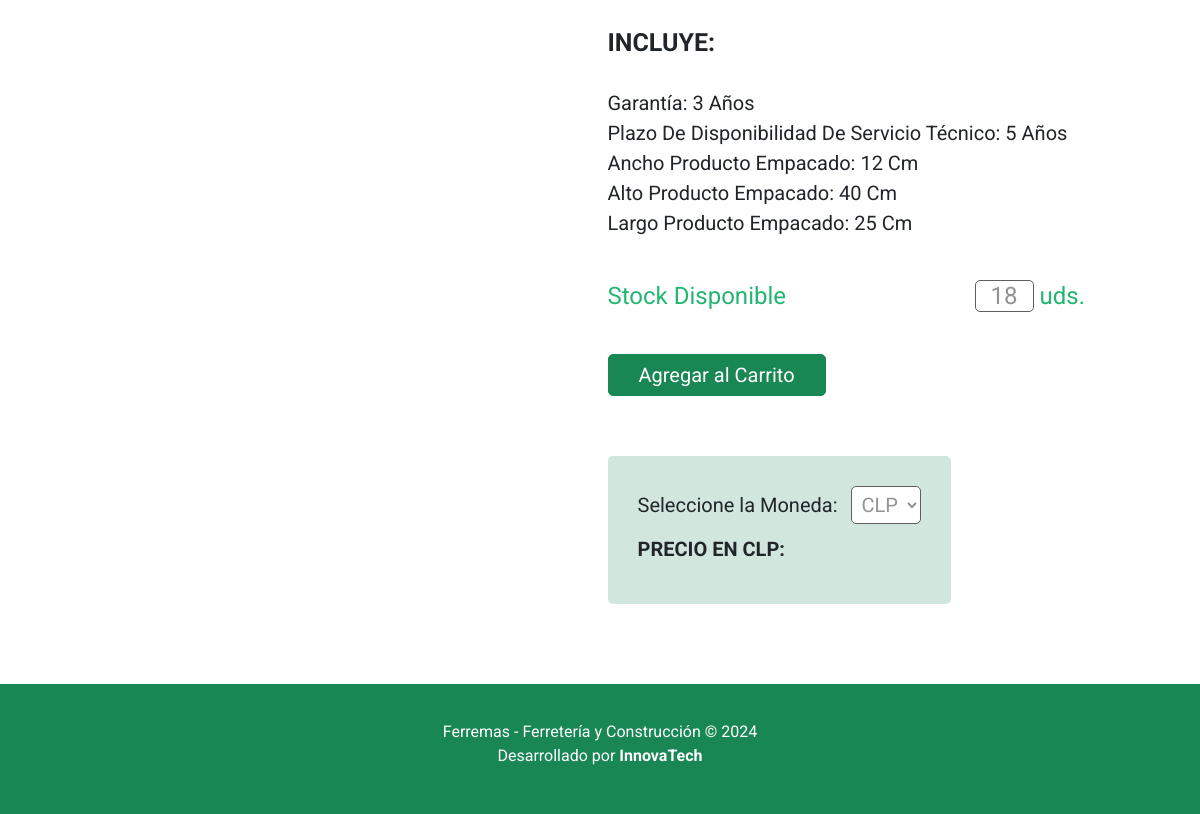
Page /detalle/5/ (lower part) on the earlier database version.
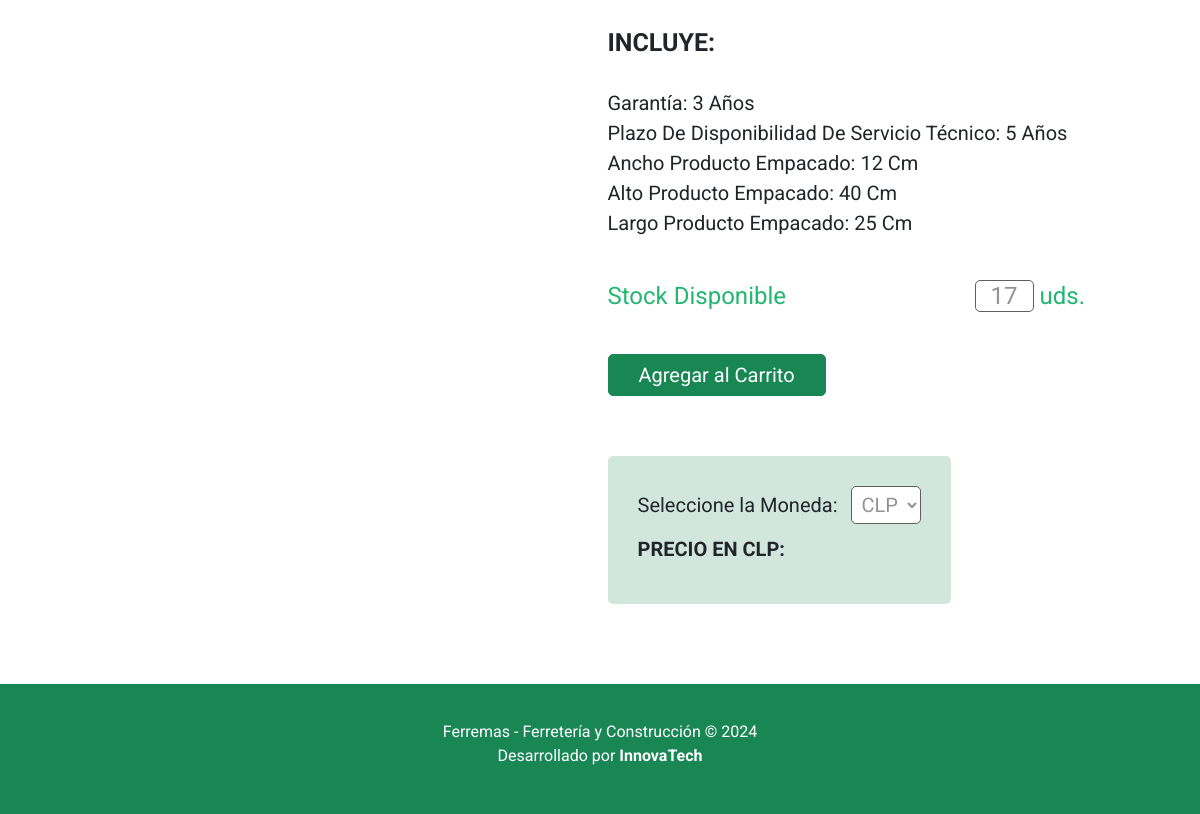
Same page on the later database version.
### Ferremas_APP/models.py (models this page shows, shortened)
class Producto(models.Model): # Modelo para los productos
    nombre = models.CharField(max_length=100)  # Campo para el nombre del producto
    descripcion = models.TextField() # Campo para la descripción del producto
    detalleCompleto = models.TextField(default='') # Campo para el detalle completo del producto
    especificaciones = models.CharField(max_length=100, null=True, blank=True) # Campo para las especificaciones del producto
    lista1 = models.CharField(max_length=100, null=True, blank=True)
    lista2 = models.CharField(max_length=100, null=True, blank=True)
    lista3 = models.CharField(max_length=100, null=True, blank=True)
    lista4 = models.CharField(max_length=100, null=True, blank=True)
    lista5 = models.CharField(max_length=100, null=True, blank=True)
    incluye = models.CharField(max_length=100, null=True, blank=True)
    lista6 = models.CharField(max_length=100, null=True, blank=True)
    lista7 = models.CharField(max_length=100, null=True, blank=True)
    lista8 = models.CharField(max_length=100, null=True, blank=True)
    lista9 = models.CharField(max_length=100, null=True, blank=True)
    lista10 = models.CharField(max_length=100, null=True, blank=True)
    precioOferta = models.DecimalField(max_digits=8, decimal_places=2 , null=True, blank=True) # Campo para el precio del producto
    precio = models.DecimalField(max_digits=8, decimal_places=2) # Campo para el precio del producto
    stock = models.IntegerField() # Campo para el stock del producto
    imagen = models.ImageField(upload_to='productos', null=True, blank=True) # Campo para la imagen del producto

### Ferremas_APP/views.py (the view, shortened to what this page needs)
# urls.py: path('detalle/<int:producto_id>/', views.detalle, name='detalle'),
def detalle(request, producto_id): # Vista para el detalle de un producto
    producto = get_object_or_404(Producto, pk=producto_id) # Se obtiene el producto
    if request.method == 'POST' and request.headers.get('x-requested-with') == 'XMLHttpRequest': # Si la petición es POST y es una petición AJAX
        data = json.loads(request.body) # Se obtiene la información del cuerpo de la petición
        moneda = data.get('moneda', 'CLP') # Se obtiene la moneda
    else: # Si la petición no es POST o no es una petición AJAX
        moneda = 'CLP' # Se asigna la moneda por defecto
    serie_codigo = SERIES_CODIGOS.get(moneda) # Se obtiene el código de la serie de tipo de cambio
    tipo_cambio = obtener_tipo_cambio(serie_codigo) # Se obtiene el tipo de cambio
    if tipo_cambio != Decimal('1'): # Si el tipo de cambio no es 1
        precio_convertido = producto.precioOferta / tipo_cambio # Se convierte el precio a la moneda seleccionada
    else: # Si el tipo de cambio es 1
        precio_convertido = producto.precioOferta # Se asigna el precio original
    context = { # Se crea el contexto
        'producto': producto, # Se asigna el producto
        'moneda': moneda, # Se asigna la moneda
        'precio_convertido': precio_convertido,     # Se asigna el precio convertido
        'tipo_cambio': tipo_cambio  # Se asigna el tipo de cambio
    }
    return render(request, 'pages/home/detalle-producto.html', context) # Se renderiza la plantilla con el contexto

### Ferremas_APP/templatetags/custom_filters.py (called while the page is built)
@register.filter(name='formato_moneda') # Decorador para registrar el filtro
def formato_moneda(value, currency='CLP'): # Función que recibe el valor y la moneda
    if value is None:  # Si el valor es nulo
        return ''  # Retornar un string vacío
    return format_currency(value, currency, locale='es_CL') # Formatear el valor a moneda con el formato chileno

### Ferremas_APP/utils.py (called while the page is built, shortened)
def obtener_tipo_cambio(serie_codigo):
    if serie_codigo is None:
        return Decimal('1')  # El tipo de cambio para CLP es 1

### Ferremas_APP/templates/pages/home/detalle-producto.html (shortened to what this page needs)
{% extends 'base.html' %}
{% load static %}
{% load custom_filters %}
{% block contenido %}
<div class="container" style="margin-top: 120px;">
    <div class="card-img-container d-flex justify-content-between">
        <div class="container d-flex flex-column align-items-start" style="width: 500px;">
            <ul class="list-unstyled fs-2">
                <h1 class="mb-5" style="font-weight: bold; text-transform: uppercase;">{{ producto.incluye }}</h1>
                <div class="mb-5">
                    <li>{{ producto.lista6|lower|title }}</li>
                    <li>{{ producto.lista7|lower|title }}</li>
                    <li>{{ producto.lista8|lower|title }}</li>
                    <li>{{ producto.lista9|lower|title }}</li>
                    <li>{{ producto.lista10|lower|title }}</li>
                </div>
            </ul>
            <div class="container d-flex justify-content-between ps-0 mb-5 ">
                <p style="font-size: 2.4rem; color: #22b671;">Stock Disponible</p>
                <p style="font-size: 2.4rem; color: #929292; margin-left: auto;">
                    <span style="background-color: rgb(255, 255, 255); padding: 1px 15px; border: #5f5f5f solid 1px; border-radius: 5px;">{{ producto.stock }}</span><span style="color: #22b671;"> uds.</span>
                </p>
            </div>
            <div style="margin-bottom: 80px;">
                <button onclick="agregarAlCarrito('{{ producto.id }}')" class="btn btn-success fs-2 btn-lg mb-5 px-5" >Agregar al Carrito</button>
                <div class="bg-success-subtle px-5 rounded-3 mt-5">
                    <form id="moneda-form" class="pt-5 form-inline">
                        <label for="moneda" class="fs-2 me-3 ">Seleccione la Moneda:</label>
                        <select style="background-color: rgb(255, 255, 255);
                                       padding: 5px; border: #5f5f5f solid 1px;
                                       border-radius: 5px;
                                       color: #929292 ;"
                                       class="fs-2"
                                       name="moneda"
                                       id="moneda"
                                       class="form-control"
                                       onchange="convertirMoneda('{{ producto.id }}')">
                            <option value="CLP" {% if moneda == 'CLP' %}selected{% endif %}>CLP</option>
                        </select>
                    </form>
                    <div id="precio-convertido" class="mt-3 rounded-3 pb-5 fs-2" style="font-weight: bold; text-transform: uppercase;">
                        <p>Precio en {{ moneda }}: {{ precio_convertido|formato_moneda:moneda }}</p>
                    </div>
                </div>
            </div>
        </div>
    </div>
</div>
{% endblock %}

Differences in the rows shown:
changed Producto "INCLUYE:": stock "18" → "17"
